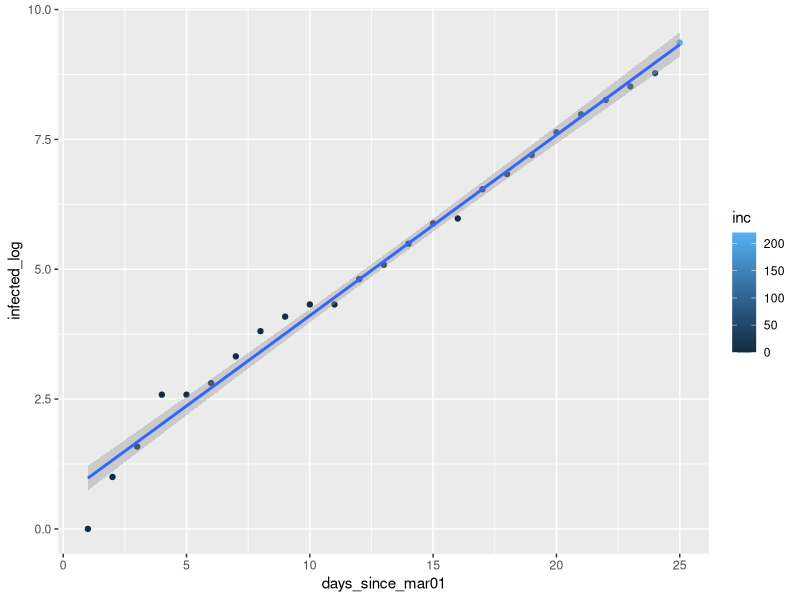
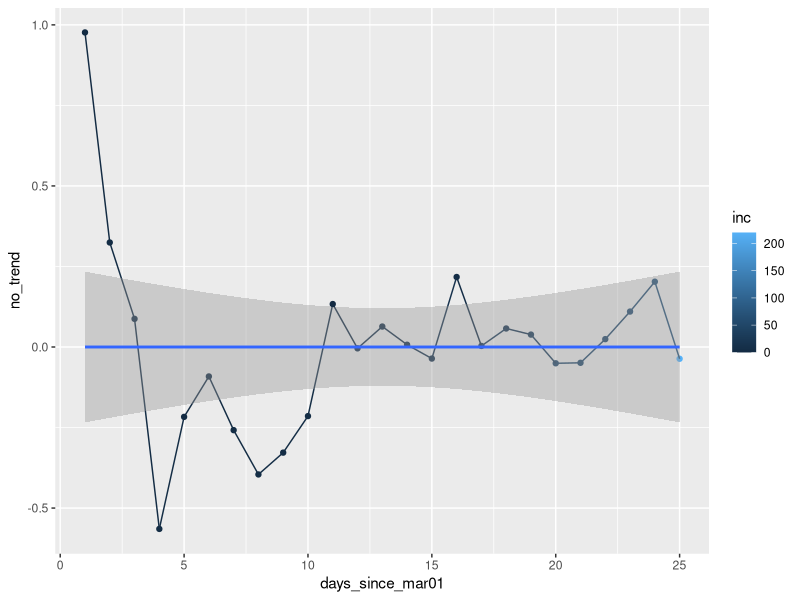

Reproduce these figures in R, in order.
# From Russia with COVID-19

library(ggplot2)

rm(list = ls())

df <- data.frame(
  infected = c(
    1,
    2,
    3,
    6,
    6,
    7,
    10,
    14,
    17,
    20,
    20,
    28,
    34,
    45,
    59,
    63,
    93,
    114,
    147,
    199,
    253,
    306,
    367,
    438,    # https://t.me/map_mind/3435
    658     # https://t.me/COVID2019_official/100
  )
)

df$days_since_mar01 <- seq(1, length(df$infected))
df$inc <- c(0, diff(df$infected))
df$infected_log <- log2(df$infected)

ggplot(df, aes(days_since_mar01, infected_log, colour = inc)) +
  geom_point() +
  geom_smooth(method = lm, formula = y ~ x)

lm1 <- lm(formula = infected_log ~ days_since_mar01, data = df)
k <- lm1$coefficients[[2]]
b <- lm1$coefficients[[1]]

df$no_trend <- df$days_since_mar01 * k + b - df$infected_log
t.test(df$no_trend)

ggplot(df, aes(days_since_mar01, no_trend, colour = inc)) +
  geom_point() +
  geom_line() +
  geom_smooth(method = lm, formula = y ~ x)

frcst_date <- as.Date('2020-03-24')
dsm01 <- as.numeric(frcst_date - as.Date('2020-03-01')) + 1
frcst_infected <- floor(2 ^ (k * dsm01 + b))
frcst_infected

pop <- 1E+4
pop_log <- log2(pop)
pop_dsm01 <- (pop_log - b) / k
pop_dsm01_cal <- as.Date('2020-03-01') + pop_dsm01
pop_dsm01_cal
